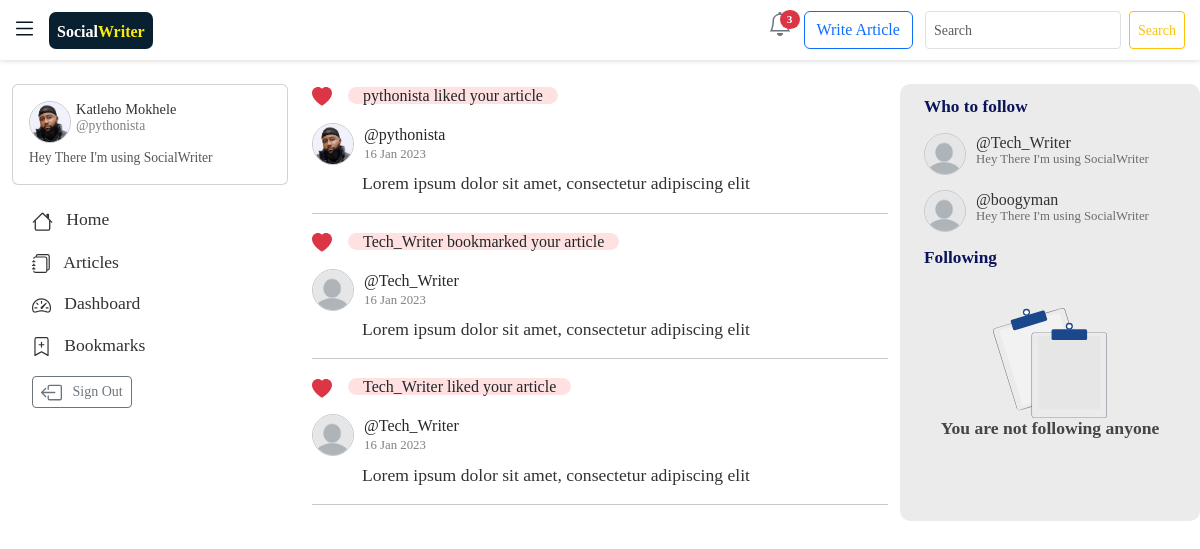
The page /notifications/ (signed in) on the database as committed earlier.
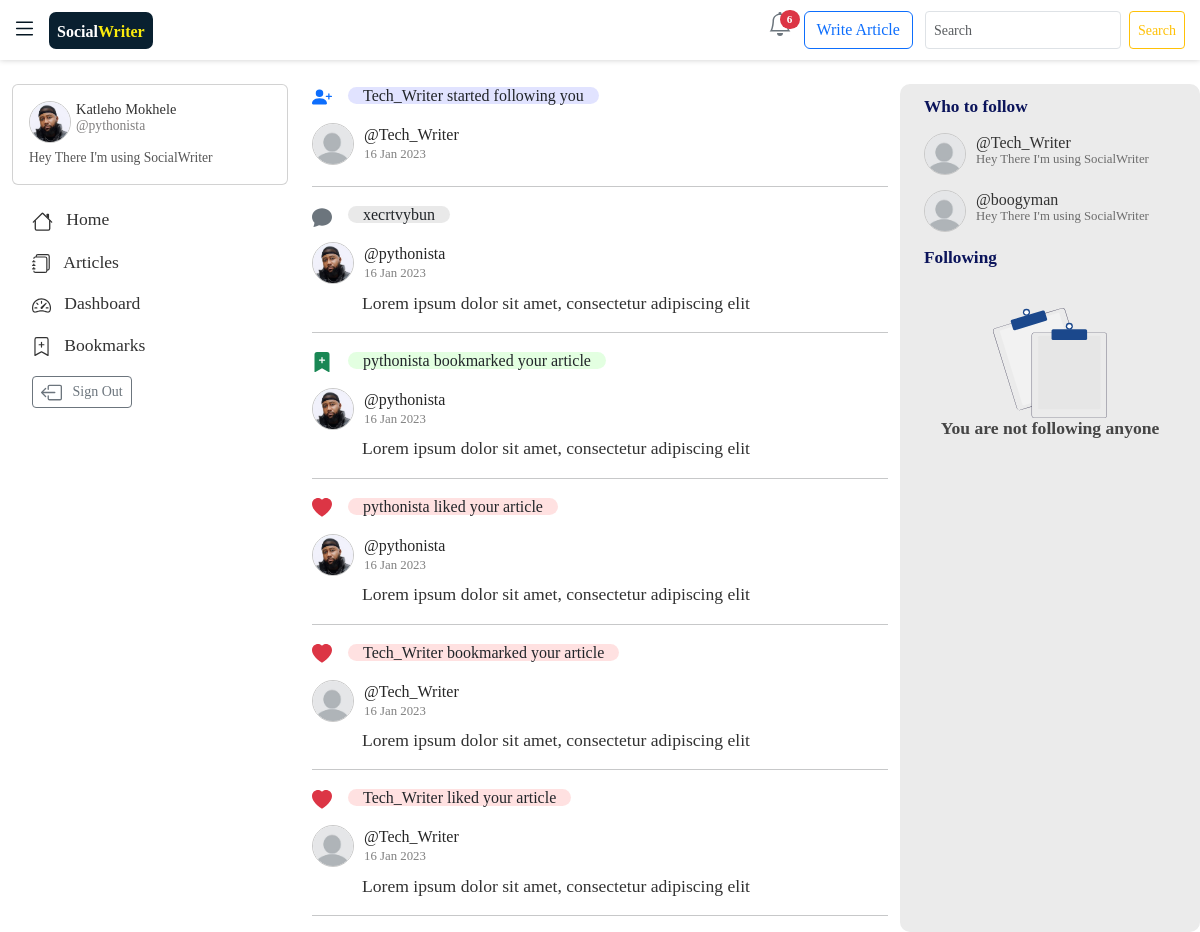
The same page on the database as committed later.
### blogyapp/models.py (models this page shows, shortened)
class Notification(models.Model):
     profile = models.ForeignKey(Profile,on_delete=models.CASCADE,null=True,blank=True)
     reactor_profile = models.ForeignKey(Profile,on_delete=models.CASCADE, null=True,blank=True,related_name="reactor_profile" )
     entry = models.ForeignKey(Entry, on_delete=models.CASCADE ,null=True,blank=True)
     message = models.TextField()
     date_created = models.DateTimeField(auto_now_add=True,null=True,blank=True)
     type = models.CharField(max_length=50 , default="like")
     notification_viewed = models.BooleanField(default=False)

class Entry(models.Model):
    profile = models.ForeignKey(Profile, on_delete=models.CASCADE , blank=True , null=True) # Entry attached to a specific profile
    thumbnail = models.ImageField(upload_to="blogyapp/images/articles_img", blank=True , null=True)
    uploaded = models.BooleanField(default=False)
    entry_title = models.TextField()
    introduction = models.TextField()
    text = HTMLField()
    date_added = models.DateTimeField(auto_now_add=True)
    popularity = models.IntegerField(default=0)
    likes = models.IntegerField(default=0)  # number of likes for each Article
    bookmarks = models.IntegerField(default=0)  # number of bookmarks for each Article ...
    class Meta:
        verbose_name_plural = 'entries'

### users/models.py (models this page shows, shortened)
class Profile(models.Model):
    name = models.OneToOneField(User, on_delete=models.CASCADE ,default=1 ) # this has the username inside
    bio = models.CharField(max_length=150,blank=True, default="Hey There I'm using SocialWriter ")
    avatar = models.ImageField(null=True, upload_to="blogyapp/images/profiles_img", default="default.jpg")
    following = models.ManyToManyField(User,related_name="following", blank=True)
    followers = models.IntegerField(default=0)
    date_created = models.DateTimeField(auto_now=True)
    liked_articles = models.ManyToManyField("blogyapp.Entry",related_name="liked_articles", blank=True)
    bookmarked_articles = models.ManyToManyField("blogyapp.Entry",related_name="bookmarked_articles", blank=True)
    twitter_link = models.URLField(blank=True, null=True)
    linkedin_link = models.URLField(blank=True, null=True)
    personal_link = models.URLField(blank=True, null=True)
    class Meta:
        ordering = ["-date_created"]

### blogyapp/views.py (the view)
# urls.py: path("notifications/", views.notifications , name = "notifications" ),
def notifications(request):
    my_profile =Profile.objects.get(name =request.user)
    notifications = Notification.objects.filter( Q(entry__profile__name = request.user) | Q(profile__name = request.user) ).order_by("-date_created")
    followings = my_profile.following.all()
    my_guys = Profile.objects.filter(name__in = followings).exclude(Q(name=my_profile.name))[:6]
    other_users = Profile.objects.exclude(name__in =followings).exclude(Q(name=my_profile.name))[:6]
    context = {
                "followings":followings,
                "my_guys":my_guys ,
                "other_users":other_users ,
                "my_profile":my_profile,
                "notifications":notifications ,
                }
    return render (request , "blogyapp/notifications.html", context)

### blogyapp/templates/blogyapp/notifications.html (shortened to what the changed rows need)
{% extends 'blogyapp/base.html' %}
  {% load bootstrap5 %}
  {% load static %}
  {% load read-time %}
{% block content %}
<div class="container-fluid" style="width: 100%;">
<br>
    <div class="row">
    <div  class="col-md-6"  >
            {% for i in notifications  %}
                  {% if   i.type == "like"  %}
                    <div style="margin-bottom:15px ;">
                      <svg xmlns="http://www.w3.org/2000/svg" width="20" height="20" fill="currentColor" class="bi bi-heart-fill text-danger" viewBox="0 0 16 16">
                        <path fill-rule="evenodd" d="M8 1.314C12.438-3.248 23.534 4.735 8 15-7.534 4.736 3.562-3.248 8 1.314z"/>
                      </svg>
                      <span class="rounded-pill" style="background-color: #ff03031e;">
                        <span style="margin: 15px;">
                          {{i.message}}
                        </span>
                      </span>
                    </div>
                  {% endif %}
                  {% if   i.type == "bookmark"  %}
                  <div style="margin-bottom:15px ;">
                    <span class="rounded-pill" style="background-color: #14ff031e;">
                      <span style="margin: 15px;">
                        {{i.message}}
                      </span>
                    </span>
                  </div>
                {% endif %}
                {% if   i.type == "comment"  %}
                <div style="margin-bottom:15px ;">
                  <span class="rounded-pill" style="background-color: #4343431e;">
                    <span style="margin: 15px;">
                      {{i.message}}
                    </span>
                  </span>
                </div>
              {% endif %}
              {% if   i.type == "follow"  %}
              <div style="margin-bottom:15px ;">
                <span class="rounded-pill" style="background-color: #0314ff1e;">
                  <span style="margin: 15px;">
                    {{i.message}}
                  </span>
                </span>
              </div>
            {% endif %}
                <a class="d-flex"  style="text-decoration: none;" href="{% url 'blogyapp:profile_detail' i.reactor_profile.id %}">
                  <img class="avatar-home" src="{{i.reactor_profile.avatar.url}}">
                   <span style="color: rgb(38, 38, 38);margin-left: 10px;">
                      @{{i.reactor_profile.name}}
                      <h6 style="color: gray;font-size: 0.8rem;"> {{i.date_created|date:"d M Y"}}</h6>
                     </span>
                </a>
                <div style="margin-left: 50px;margin-right: 10px" >
                  {% if i.type != "follow" %}
                  <a href="{% url 'blogyapp:read' i.entry.id %}" style="font-size: 1.1rem;">
                    {{i.entry.entry_title}}
                  </a>
                  {% endif %}
                </div>
                <hr>
            {% endfor %}
    </div>
      <div class="col-md-3 d-none d-md-block" style="background-color:#ebebeb;border-radius: 10px;">
        <div class="container-fluid">
        {% for i in other_users %}
        <div class="d-flex" style="margin-bottom: 15px;">
          <img class="avatar-home" src="{{i.avatar.url}}">
          <div style="font-size: 0.9rem;font-weight: 700;margin-left: 10px;">
            <a style="text-decoration: none;" href="{% url 'blogyapp:profile_detail' i.id %}"> <h6 style="margin-bottom: 0cm;"> @{{i.name}}   </h6>  </a>
           <h6 style="margin-top:0cm;font-weight: 400;font-size: 0.80rem;color: rgb(108, 108, 108);">  {{i.bio|truncatechars:80}} </h6>
          </div>
        </div>
        {% empty %}
        <center>
          <br>
            <img style="width: 45%;" class="img-fluid" src="{% static 'blogyapp/images/undraw_no_data_re_kwbl.svg' %}" alt="">
        </center>
        {% endfor %}
      </div>
    </div>
    </div>
  </div>
{% endblock content %}

Rows that differ between the two databases and show on the page:
added Notification: message "Tech_Writer started following you", reactor_profile.avatar (placeholder picture), reactor_profile.name "Tech_Writer", date_created "16 Jan 2023"
added Notification: message "xecrtvybun", reactor_profile.avatar (picture), reactor_profile.name "pythonista", date_created "16 Jan 2023", entry.entry_title "Lorem ipsum dolor sit amet, consectetur adipiscing elit"
added Notification: message "pythonista bookmarked your article", reactor_profile.avatar (picture), reactor_profile.name "pythonista", date_created "16 Jan 2023", entry.entry_title "Lorem ipsum dolor sit amet, consectetur adipiscing elit"
Other text that changed with them:
{{ all_notifications.count }}: "3" → "6"
